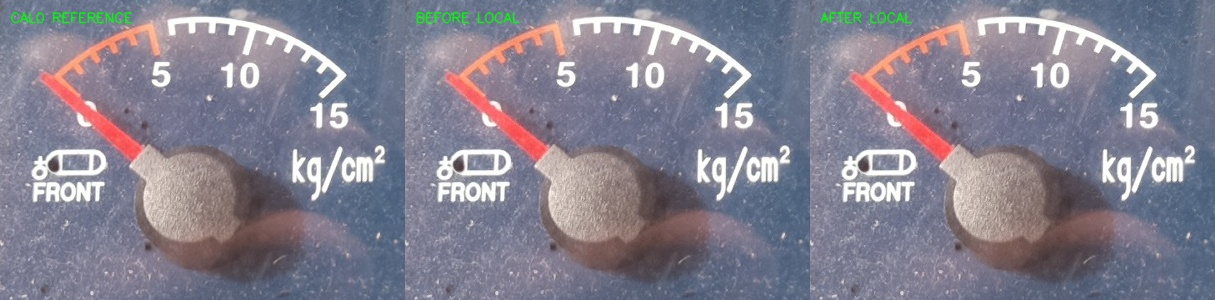
#> input picture sources/camera/12_front_local_rotation_diagnostic/centrabus_calibration0_local_registration.jpg, 1215 x 300 px
$ python -i diagnose_front_local_rotation.py   (imports and definitions only)
#> lines starting #> are read from the running program, lines starting #| are printed output that depends on the picture; after the words box and inside, x2 and y2 are one past the last pixel; in counts of white or black regions, pixels touching at a corner belong together
#> further down, picture is the input picture: shape (300, 1215, 3); mean B, G, R 143.4, 128.7, 131.8
#!/usr/bin/env python3

from pathlib import Path
import csv
import math

import cv2
import numpy as np


ROOT = Path("/home/centrabus/camera_calibration")

STANDARD_ROOT = (
    ROOT /
    "08_standardized_crops"
)

VALIDATION_CSV = (
    ROOT /
    "front_standardized_validation.csv"
)

OUTPUT_CSV = (
    ROOT /
    "front_local_rotation_diagnostic.csv"
)

OUTPUT_DIR = (
    ROOT /
    "12_front_local_rotation_diagnostic"
)

# [4 lines not run here, left out]


REFERENCE_NAME = (
    "centrabus_calibration0"
)

REFERENCE_PATH = (
    STANDARD_ROOT
    /
    REFERENCE_NAME
    /
    "front.jpg"
)


# ============================================================
# READ PREVIOUS ANGLE DIFFERENCES
# ============================================================

previous_angle_difference = {}

# [38 lines not run here, left out]


# [3 lines that did not run here, left out]


# ============================================================
# STATIC FACE FEATURE MASK
#
# Use mainly the fixed upper/right scale and markings.
# Avoid most of the moving needle area.
# ============================================================

def make_static_mask(image):

    h, w = image.shape[:2]
#> h = 300; w = 1215

    mask = np.zeros(
        (h, w),
        dtype=np.uint8
    )


    # --------------------------------------------------------
    # Main fixed gauge-face region:
    # white ticks, numbers, pressure text.
    # --------------------------------------------------------

    x1 = int(
        0.30 * w
    )
#> x1 = 364

    y2 = int(
        0.78 * h
    )
#> y2 = 234

    mask[
        0:y2,
        x1:w
    ] = 255


    # --------------------------------------------------------
    # Remove red pixels so the needle does not influence
    # registration.
    # --------------------------------------------------------

    hsv = cv2.cvtColor(
        image,
        cv2.COLOR_BGR2HSV
    )
#> hsv: shape (300, 1215, 3); mean H, S, V 107.8, 47.1, 150.5


    lower1 = np.array(
        [0, 70, 60],
        dtype=np.uint8
    )

    upper1 = np.array(
        [15, 255, 255],
        dtype=np.uint8
    )


    lower2 = np.array(
        [165, 70, 60],
        dtype=np.uint8
    )

    upper2 = np.array(
        [179, 255, 255],
        dtype=np.uint8
    )


    red1 = cv2.inRange(
        hsv,
        lower1,
        upper1
    )
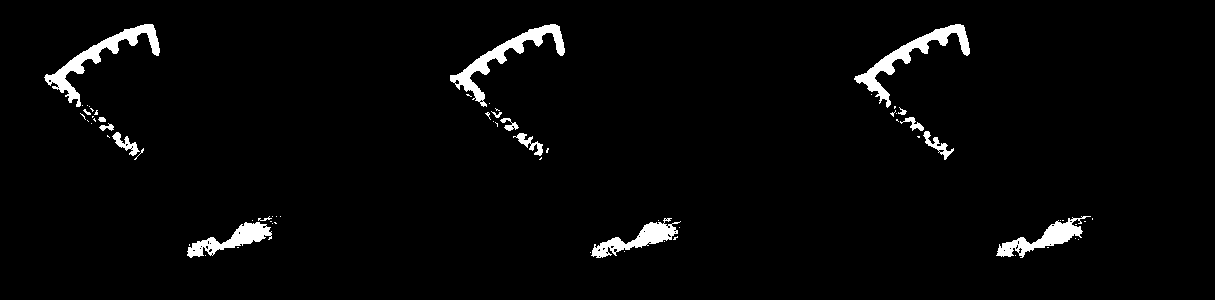
#> red1: shape (300, 1215); 2.9% white; 68 white regions (51 under 20 px), largest, box (x1, y1, x2, y2) and area: (44, 24, 160, 107) 1851, (854, 24, 970, 108) 1840, (450, 24, 565, 107) 1835

    red2 = cv2.inRange(
        hsv,
        lower2,
        upper2
    )
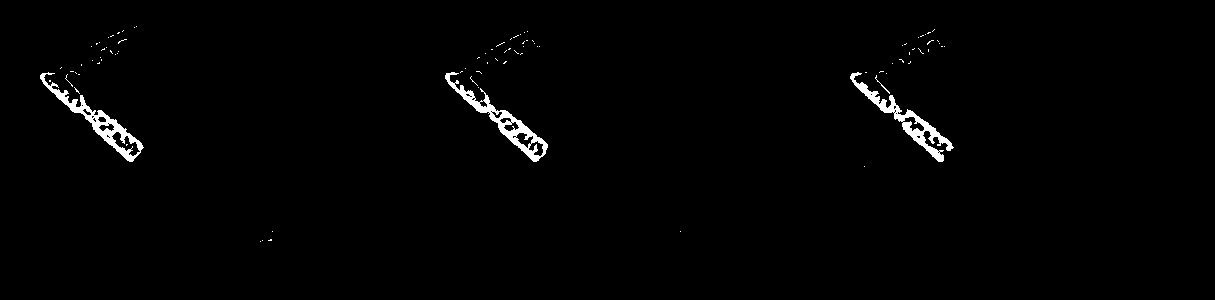
#> red2: shape (300, 1215); 1.3% white; 89 white regions (85 under 20 px), largest, box (x1, y1, x2, y2) and area: (445, 72, 548, 162) 1447, (850, 72, 954, 162) 1419, (40, 72, 144, 162) 1415, (875, 75, 890, 94) 29


    red = cv2.bitwise_or(
        red1,
        red2
    )
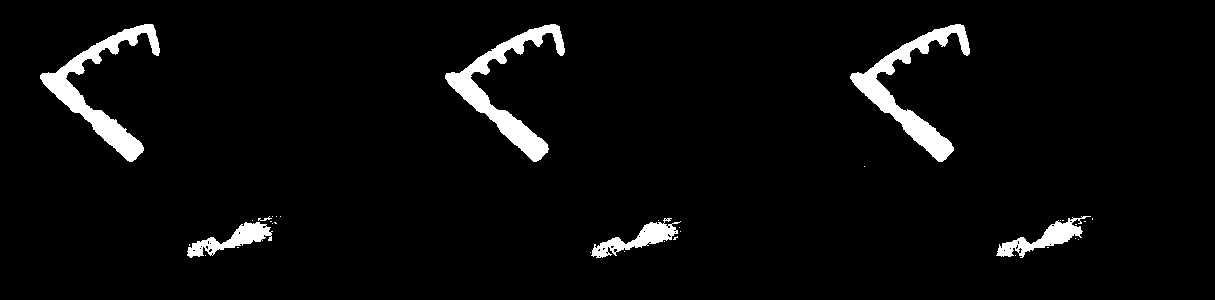
#> red: shape (300, 1215); 4.1% white; 34 white regions (27 under 20 px), largest, box (x1, y1, x2, y2) and area: (850, 24, 970, 162) 3809, (445, 24, 565, 162) 3795, (40, 24, 160, 162) 3793


    red = cv2.dilate(
        red,
        np.ones(
            (7, 7),
            dtype=np.uint8
        ),
        iterations=1
    )
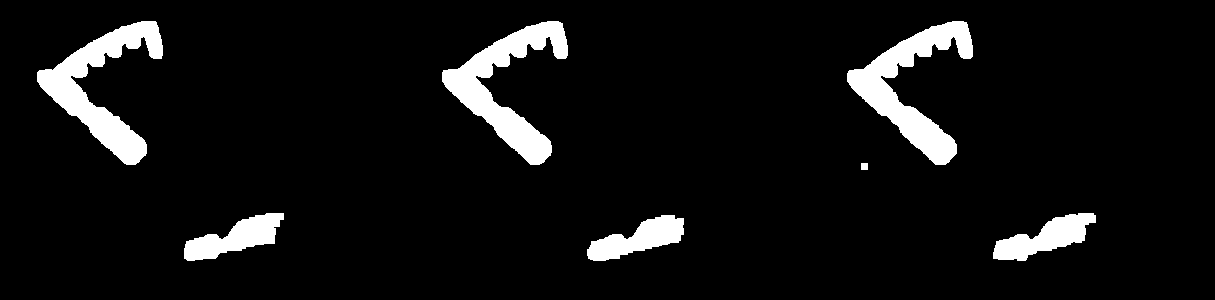
#> red: shape (300, 1215); 7% white; 7 white regions, largest, box (x1, y1, x2, y2) and area: (847, 21, 973, 165) 6146, (442, 21, 568, 165) 6144, (37, 21, 163, 165) 6141


    mask[
        red > 0
    ] = 0


    return mask


# [4 lines that did not run here, left out]

# [3 lines that did not run here, left out]


# ============================================================
# ORB
# ============================================================

orb = cv2.ORB_create(
    nfeatures=2000,
    scaleFactor=1.2,
    nlevels=8,
    edgeThreshold=15,
    fastThreshold=10
)


# [6 lines that did not run here, left out]


# [5 lines not run here, left out]


matcher = cv2.BFMatcher(
    cv2.NORM_HAMMING
)


# ============================================================
# ESTIMATE LOCAL FACE TRANSFORM
# ============================================================

# [150 lines left out: function estimate_local_transform, not called in this run]


# ============================================================
# RUN ALL STANDARDIZED FRONT CROPS
# ============================================================

# [14 lines that did not run here, left out]


rows = []


# [193 lines not run here, left out]


# ============================================================
# SAVE CSV
# ============================================================

fieldnames = [
    "calibration",
    "previous_angle_difference",
    "local_rotation_deg",
    "absolute_local_rotation_deg",
    "scale",
    "keypoints",
    "good_matches",
    "inliers",
    "result",
]


# [16 lines not run here, left out]


# ============================================================
# CORRELATION
# ============================================================

valid = [
    row
    for row in rows
    if (
        row["result"] == "SUCCESS"
        and
        isinstance(
            row["previous_angle_difference"],
            float
        )
        and
        not math.isnan(
            row["previous_angle_difference"]
        )
    )
]


# [101 lines not run here, left out]

>>> import cv2
>>> picture = cv2.imread('../12_front_local_rotation_diagnostic/centrabus_calibration0_local_registration.jpg')
>>> result = make_static_mask(picture)
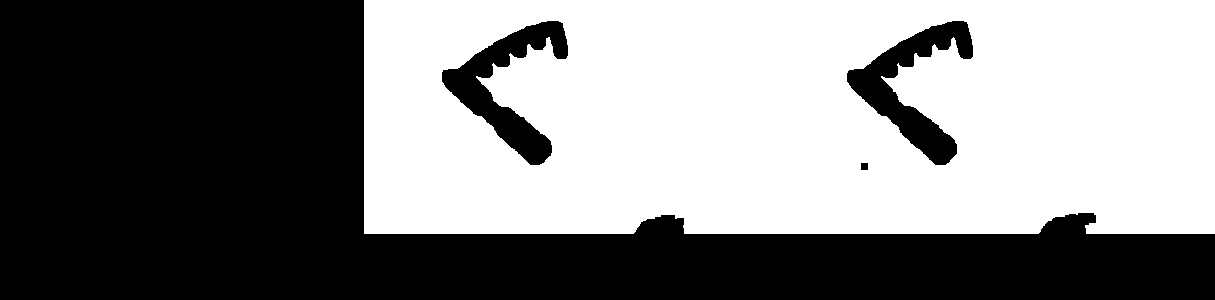
#> result: shape (300, 1215); 50.8% white; 4 black regions, box (x1, y1, x2, y2) and area: (0, 0, 1215, 300) 166961, (847, 21, 973, 165) 6146, (442, 21, 568, 165) 6144, (861, 163, 868, 170) 49
